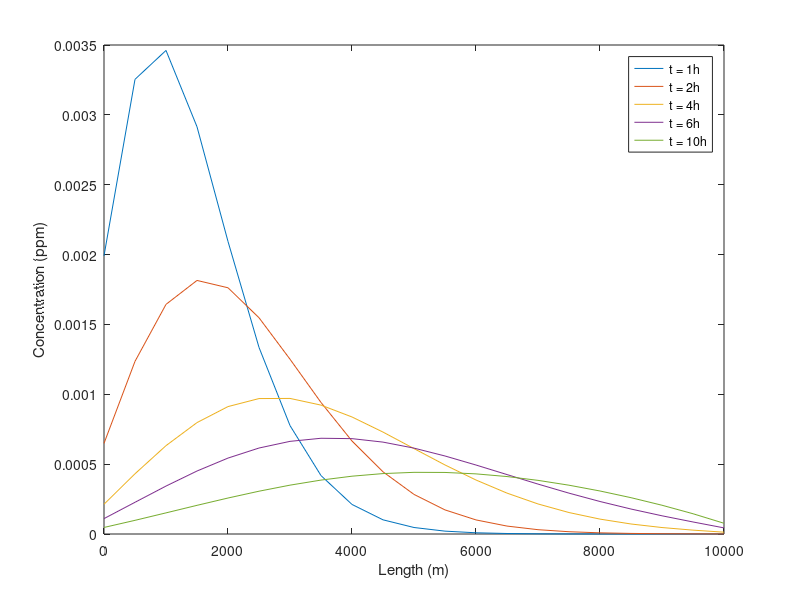

Here is the MATLAB script that generated this plot:
clc; clear;

depth = 4; % m
width_es = 100; % m
velocity = 250; % m/hr
E = 1000000; % m^2/hr
W = 10 * 1000; % gr
k = 0.1/24; % 1/hr
area = depth * width_es; % m^2

% simple implicit method (applying centered difference with alpha = 0.5 and
% beta = 0.5
deltaT = 0.1; % 0.1 hour
deltaX = 500; % 500m
x = 0:deltaX:10000;
t = 0:deltaT:24; % 0.1h time step

c_implicit = zeros(length(t) + 1, length(x)); % gr/m^3 or ppm
c_implicit(1, 1) = W/(area * deltaX); % setting initial conditions

E = E - (((velocity ^ 2) * deltaT)/2); % applying numerical dispersion
coefficients = zeros(size(c_implicit, 2), size(c_implicit, 2));

for j = 1:size(c_implicit, 2)
    coefficients(j, j) = 1 + ((2 * E * deltaT)/(deltaX ^ 2)) + (k * deltaT);
    switch j
        case 1
            coefficients(j, j + 1) = ((velocity * deltaT)/(2 * deltaX)) - ((E * deltaT)/(deltaX ^ 2));
        case size(c_implicit, 2)
            coefficients(j, j - 1) = -((velocity * deltaT)/(2 * deltaX)) - ((E * deltaT)/(deltaX ^ 2));
        otherwise
            coefficients(j, j - 1) = -((velocity * deltaT)/(2 * deltaX)) - ((E * deltaT)/(deltaX ^ 2));
            coefficients(j, j + 1) = ((velocity * deltaT)/(2 * deltaX)) - ((E * deltaT)/(deltaX ^ 2));
    end
end

for i = 2:size(c_implicit, 1)
    c_implicit(i, :) = coefficients\flipud(rot90(c_implicit(i - 1, :)));
end

% initiating plot with labels
figure;
plot(x, c_implicit(11, :));
hold on;
plot(x, c_implicit(21, :));
plot(x, c_implicit(41, :));
plot(x, c_implicit(61, :));
plot(x, c_implicit(101, :));

xlabel('Length (m)');
ylabel('Concentration (ppm)');
legend('t = 1h', 't = 2h', 't = 4h', 't = 6h', 't = 10h');
hold off;